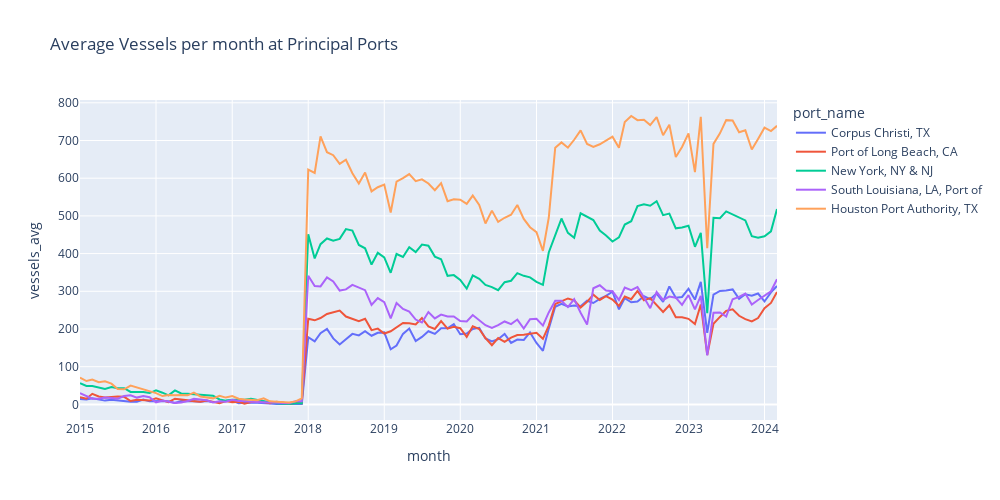

The notebook cell saved with this chart:
### Code cell
px.line(
    monthly_df
    #restrict to top 5 ports
    .filter(pl.col('port_name').is_in(top5ports))
    #month in dt format
    .with_columns(pl.col('month').str.strptime(pl.Date, format='%Y%m'))
    .sort(by='month'), 
    #plot specs
    x='month', y='vessels_avg', color='port_name',
    title='Average Vessels per month at Principal Ports',
    width=1000,
    height=500 
)
